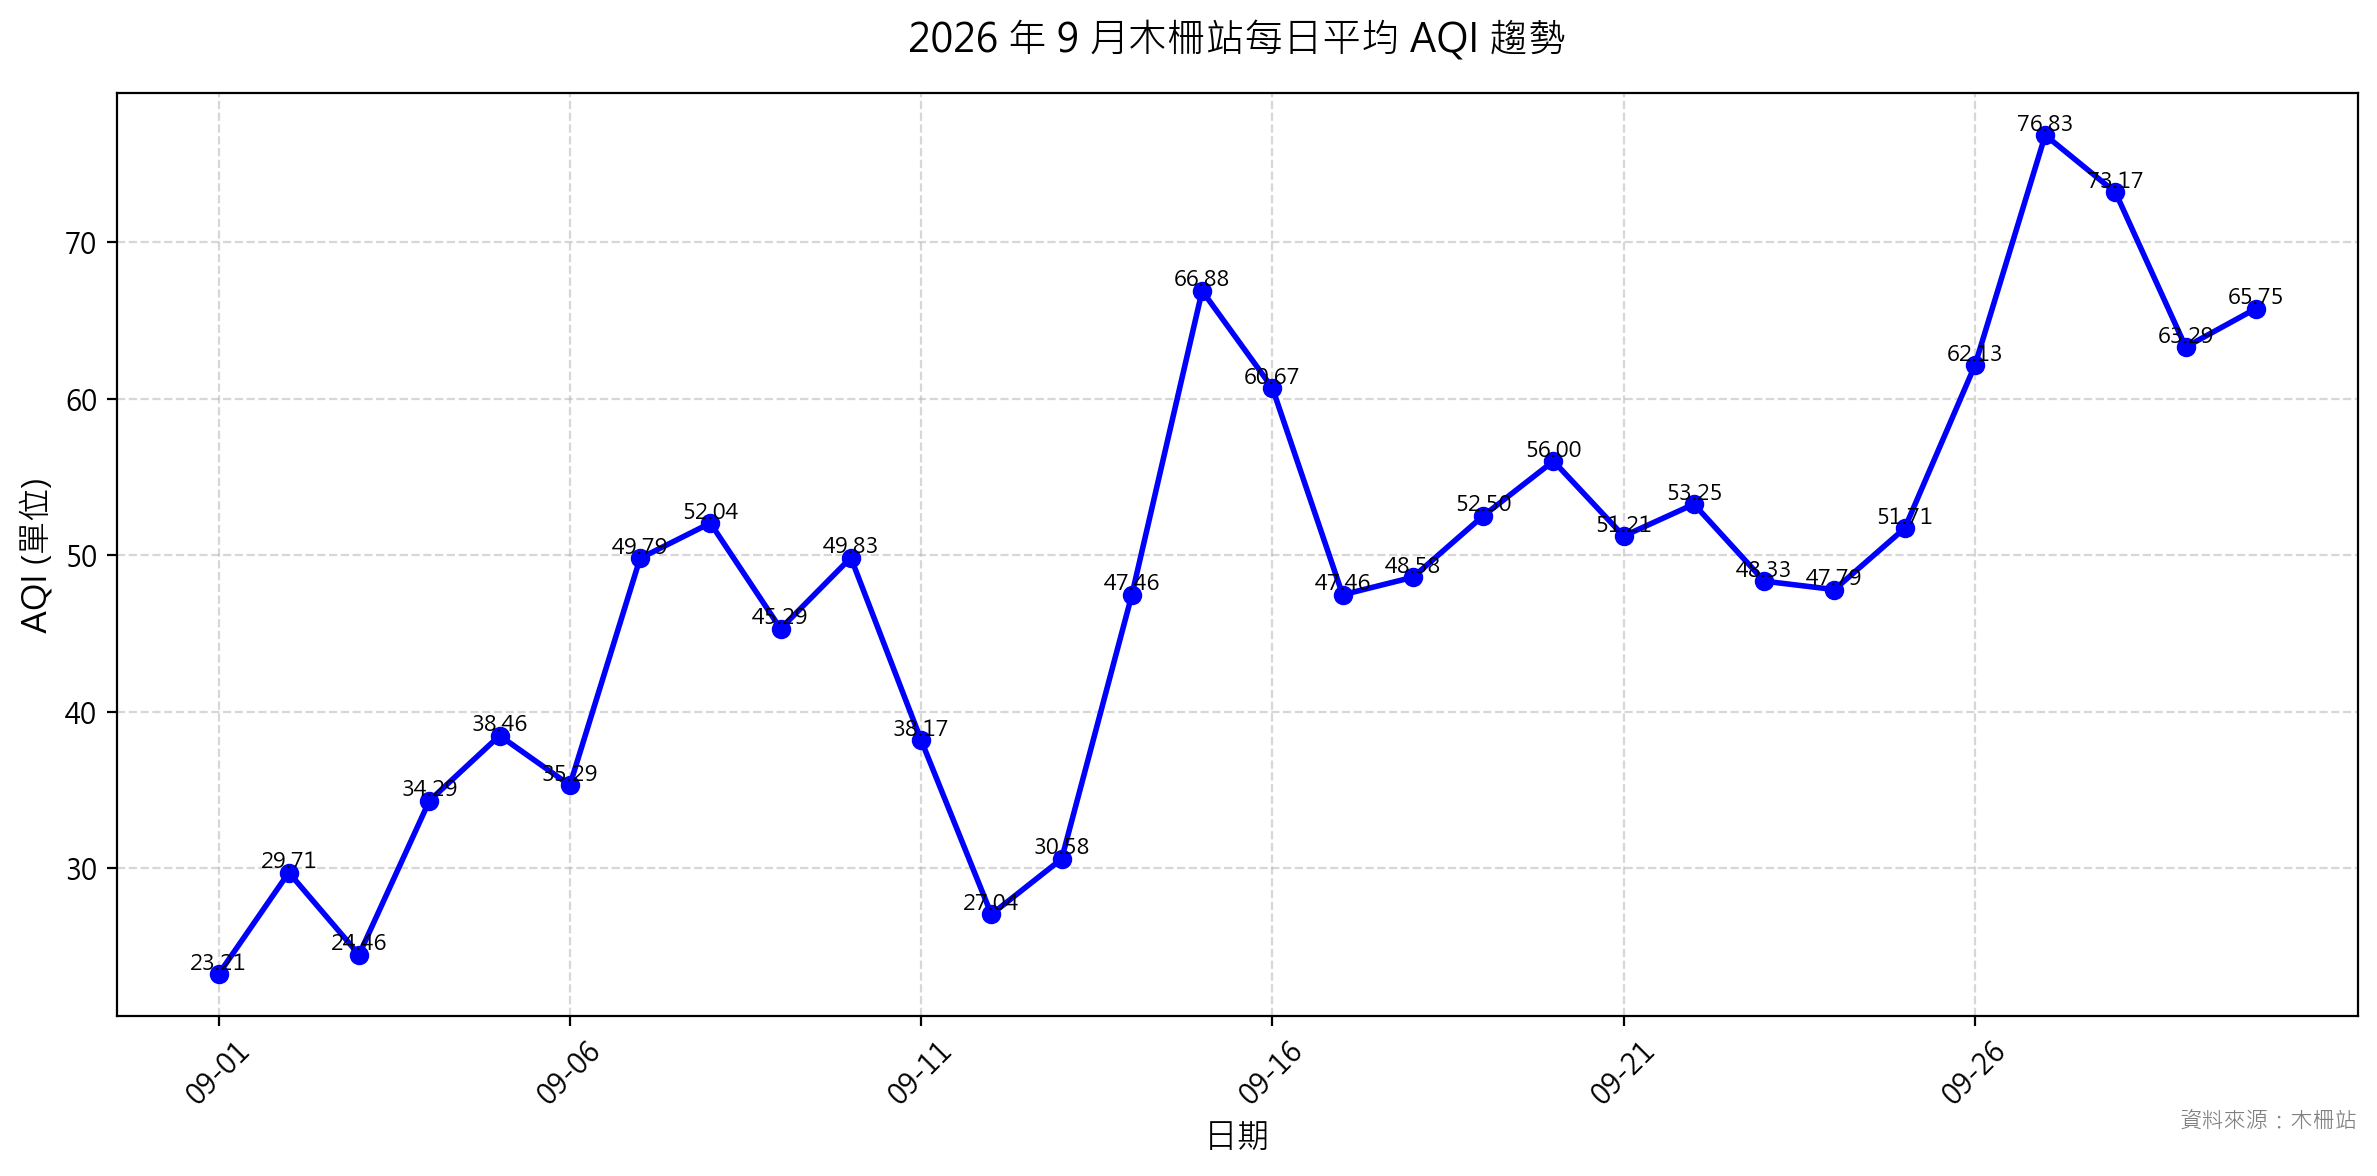

Here is the Python script that generated this plot:
OUTPUT_PATH = 'C:\\Users\\jon\\Desktop\\DL_AQI\\charts\\chart_e8666ffa.png'
import matplotlib
matplotlib.use("Agg")
import matplotlib.pyplot as plt
import pandas as pd

# 中文字型與負號設定
plt.rcParams["font.sans-serif"] = [
    "Noto Sans CJK TC",
    "Microsoft JhengHei",
    "PingFang TC",
    "Arial Unicode MS",
    "DejaVu Sans",
]
plt.rcParams["axes.unicode_minus"] = False

# 資料
data = {
    "日期": [
        "2026-09-01", "2026-09-02", "2026-09-03", "2026-09-04", "2026-09-05",
        "2026-09-06", "2026-09-07", "2026-09-08", "2026-09-09", "2026-09-10",
        "2026-09-11", "2026-09-12", "2026-09-13", "2026-09-14", "2026-09-15",
        "2026-09-16", "2026-09-17", "2026-09-18", "2026-09-19", "2026-09-20",
        "2026-09-21", "2026-09-22", "2026-09-23", "2026-09-24", "2026-09-25",
        "2026-09-26", "2026-09-27", "2026-09-28", "2026-09-29", "2026-09-30",
    ],
    "avg_actual_aqi": [
        23.21, 29.71, 24.46, 34.29, 38.46, 35.29, 49.79, 52.04, 45.29, 49.83,
        38.17, 27.04, 30.58, 47.46, 66.88, 60.67, 47.46, 48.58, 52.5, 56.0,
        51.21, 53.25, 48.33, 47.79, 51.71, 62.13, 76.83, 73.17, 63.29, 65.75,
    ],
}
df = pd.DataFrame(data)
df["日期"] = pd.to_datetime(df["日期"])

# 繪圖
plt.figure(figsize=(12, 6), facecolor="white")
plt.plot(df["日期"], df["avg_actual_aqi"], color="blue", marker="o", linewidth=2)

# X 軸刻度：每 5 天一標籤
xticks = df["日期"][::5]
xtick_labels = xticks.dt.strftime("%m-%d")
plt.xticks(ticks=xticks, labels=xtick_labels, rotation=45)

# 標示每個點的數值
for x, y in zip(df["日期"], df["avg_actual_aqi"]):
    plt.text(x, y, f"{y:.2f}", ha="center", va="bottom", fontsize=8, color="black")

# 標題與軸標籤
plt.title("2026 年 9 月木柵站每日平均 AQI 趨勢", fontsize=14, pad=15)
plt.xlabel("日期", fontsize=12)
plt.ylabel("AQI (單位)", fontsize=12)

# 格線
plt.grid(True, linestyle="--", alpha=0.5)

# 資料來源註記
plt.text(
    1,
    -0.12,
    "資料來源：木柵站",
    transform=plt.gca().transAxes,
    ha="right",
    fontsize=8,
    color="gray",
)

plt.tight_layout()
plt.savefig(OUTPUT_PATH, dpi=200, bbox_inches="tight")
plt.close()
